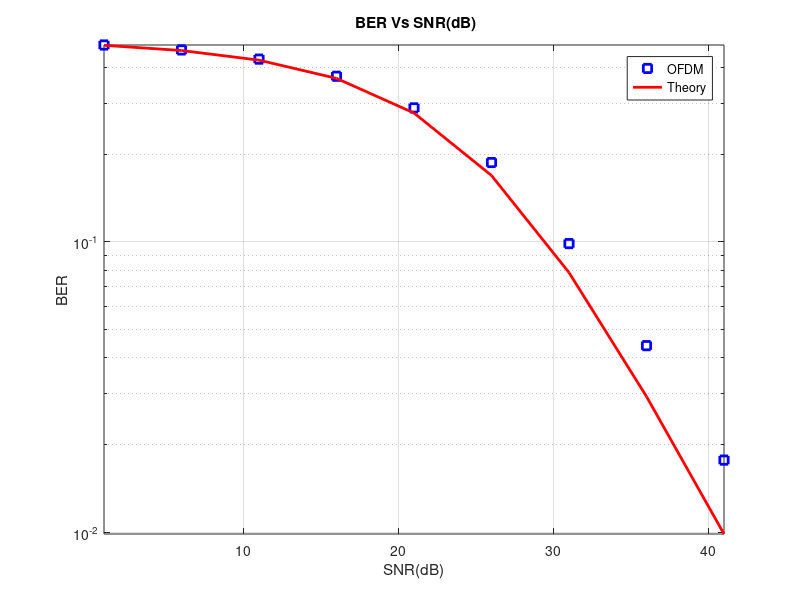

Write MATLAB code to recreate this figure.
clear all;%closing all before start the exec of this
rng('Shuffle');%Initializes generator based on the current time, resulting in a different sequence of randomnumbers after each call to rng. 
SNRdB=[1:5:45];
Nsub=512;%no of subcarriers
Ncp=round(Nsub/10);%no of cyclic prefixes
numBlocks=10000;% no of blocks
numTaps=2;;% no of taps or channel taps which comees through cyclic prefix
BER=zeros(size(SNRdB));
SNR=zeros(size(SNRdB));
for j=1:numBlocks
    bits=randi([0,1],[1,Nsub]);%generating bits upto Nsub subcarriers
    h=1/sqrt(2)*(randn(1,numTaps)+j*randn(1,numTaps));
    hFreq=fft(h,Nsub);%applying fft on channel
    ChNoise=(randn(1,numTaps+Nsub+Ncp-1)+j*randn(1,numTaps+Nsub+Ncp-1));
    for k=1:length(SNRdB)
        SNR(k)=10^(SNRdB(k)/10);
        Loaded_bits=sqrt(SNR(k))*(2*bits-1);%loading bits on to the subcarriers
        txSamples=ifft(Loaded_bits);%applying ifft(inversefast fourier transform to convert symbols into samples
        txSamplescp=[txSamples(Nsub-Ncp+1:Nsub),txSamples];%applying cyclic prefix
        Rxbits=conv(h,txSamplescp)+ChNoise;%received bits which consists of cyclic prefix
        Rxbits_withoutCp=Rxbits(Ncp+1:Ncp+Nsub);%using channel taps and got the received symbols without cyclic prefix
        Rxbits_fft=fft(Rxbits_withoutCp,Nsub);%applying fft(fast fourier transform
        Processed_bits=Rxbits_fft./hFreq;%bits received on each subcarrier
        Decoded_bits=((real(Processed_bits))>=0);%removing img part of bits
        BER(k)=BER(k)+sum(Decoded_bits~=bits);%getting bit error rate by comparing bits we transmitted and we received
    end
end
eSNR=numTaps*SNR/Nsub;
BER=BER/(numBlocks*Nsub);%bit error rate for all subcarriers and all blocks
semilogy(SNRdB,BER,'b s','linewidth',2.0);
hold on;
semilogy(SNRdB,0.5*(1-sqrt(eSNR./(2+eSNR))),'r-','linewidth',2.0);
axis tight;
grid on;
legend("OFDM",'Theory')
xlabel('SNR(dB)');
ylabel('BER');
title(' BER Vs SNR(dB)');